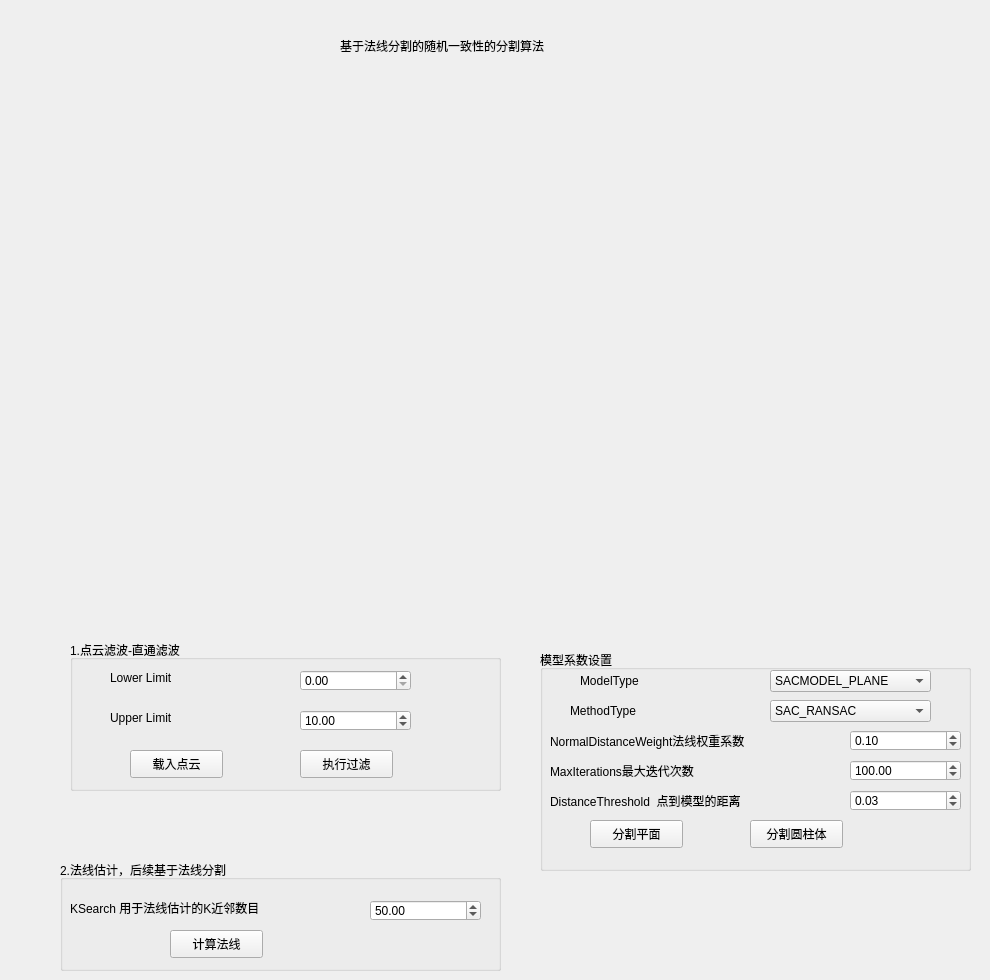
    <widget class="QWidget" name="tab_10">
     <attribute name="title">
      <string>基于法线</string>
     </attribute>
     <widget class="QGroupBox" name="groupBox_4">
      <property name="geometry">
       <rect>
        <x>540</x>
        <y>650</y>
        <width>431</width>
        <height>221</height>
       </rect>
      </property>
      <property name="title">
       <string>模型系数设置</string>
      </property>
      <widget class="QLabel" name="label_11">
       <property name="geometry">
        <rect>
         <x>10</x>
         <y>140</y>
         <width>291</width>
         <height>21</height>
        </rect>
       </property>
       <property name="text">
        <string>DistanceThreshold  点到模型的距离</string>
       </property>
      </widget>
      <widget class="QDoubleSpinBox" name="SNDTBox">
       <property name="geometry">
        <rect>
         <x>310</x>
         <y>140</y>
         <width>111</width>
         <height>21</height>
        </rect>
       </property>
       <property name="maximum">
        <double>999999.989999999990687</double>
       </property>
       <property name="singleStep">
        <double>0.010000000000000</double>
       </property>
       <property name="value">
        <double>0.030000000000000</double>
       </property>
      </widget>
      <widget class="QPushButton" name="SNCBUT">
       <property name="geometry">
        <rect>
         <x>210</x>
         <y>170</y>
         <width>93</width>
         <height>28</height>
        </rect>
       </property>
       <property name="text">
        <string>分割圆柱体</string>
       </property>
      </widget>
      <widget class="QDoubleSpinBox" name="SNMIBox">
       <property name="geometry">
        <rect>
         <x>310</x>
         <y>110</y>
         <width>111</width>
         <height>21</height>
        </rect>
       </property>
       <property name="maximum">
        <double>999999.989999999990687</double>
       </property>
       <property name="value">
        <double>100.000000000000000</double>
       </property>
      </widget>
      <widget class="QLabel" name="label_12">
       <property name="geometry">
        <rect>
         <x>10</x>
         <y>110</y>
         <width>281</width>
         <height>21</height>
        </rect>
       </property>
       <property name="text">
        <string>MaxIterations最大迭代次数</string>
       </property>
      </widget>
      <widget class="QComboBox" name="comboBox_3">
       <property name="geometry">
        <rect>
         <x>230</x>
         <y>20</y>
         <width>161</width>
         <height>22</height>
        </rect>
       </property>
       <item>
        <property name="text">
         <string>SACMODEL_PLANE</string>
        </property>
       </item>
       <item>
        <property name="text">
         <string>SACMODEL_NORMAL_PLANE</string>
        </property>
       </item>
       <item>
        <property name="text">
         <string>SACMODEL_CYLINDER</string>
        </property>
       </item>
      </widget>
      <widget class="QComboBox" name="comboBox_4">
       <property name="geometry">
        <rect>
         <x>230</x>
         <y>50</y>
         <width>161</width>
         <height>22</height>
        </rect>
       </property>
       <item>
        <property name="text">
         <string>SAC_RANSAC</string>
        </property>
       </item>
      </widget>
      <widget class="QLabel" name="label_5">
       <property name="geometry">
        <rect>
         <x>40</x>
         <y>20</y>
         <width>81</width>
         <height>21</height>
        </rect>
       </property>
       <property name="text">
        <string>ModelType</string>
       </property>
      </widget>
      <widget class="QLabel" name="label_6">
       <property name="geometry">
        <rect>
         <x>30</x>
         <y>50</y>
         <width>81</width>
         <height>21</height>
        </rect>
       </property>
       <property name="text">
        <string>MethodType</string>
       </property>
      </widget>
      <widget class="QLabel" name="label_13">
       <property name="geometry">
        <rect>
         <x>10</x>
         <y>80</y>
         <width>291</width>
         <height>21</height>
        </rect>
       </property>
       <property name="text">
        <string>NormalDistanceWeight法线权重系数</string>
       </property>
      </widget>
      <widget class="QDoubleSpinBox" name="SNNWBox">
       <property name="geometry">
        <rect>
         <x>310</x>
         <y>80</y>
         <width>111</width>
         <height>21</height>
        </rect>
       </property>
       <property name="maximum">
        <double>999999.989999999990687</double>
       </property>
       <property name="singleStep">
        <double>0.010000000000000</double>
       </property>
       <property name="value">
        <double>0.100000000000000</double>
       </property>
      </widget>
      <widget class="QPushButton" name="SNPBUT">
       <property name="geometry">
        <rect>
         <x>50</x>
         <y>170</y>
         <width>93</width>
         <height>28</height>
        </rect>
       </property>
       <property name="text">
        <string>分割平面</string>
       </property>
      </widget>
     </widget>
     <widget class="QVTKWidget" name="qvtkWidget_2" native="true">
      <property name="geometry">
       <rect>
        <x>60</x>
        <y>70</y>
        <width>921</width>
        <height>551</height>
       </rect>
      </property>
      <property name="autoFillBackground">
       <bool>true</bool>
      </property>
     </widget>
     <widget class="QGroupBox" name="groupBox">
      <property name="geometry">
       <rect>
        <x>70</x>
        <y>640</y>
        <width>431</width>
        <height>151</height>
       </rect>
      </property>
      <property name="title">
       <string>1.点云滤波-直通滤波</string>
      </property>
      <widget class="QPushButton" name="SNLoadBUT">
       <property name="geometry">
        <rect>
         <x>60</x>
         <y>110</y>
         <width>93</width>
         <height>28</height>
        </rect>
       </property>
       <property name="text">
        <string>载入点云</string>
       </property>
      </widget>
      <widget class="QPushButton" name="SNPTBUT">
       <property name="geometry">
        <rect>
         <x>230</x>
         <y>110</y>
         <width>93</width>
         <height>28</height>
        </rect>
       </property>
       <property name="text">
        <string>执行过滤</string>
       </property>
      </widget>
      <widget class="QDoubleSpinBox" name="ULBox">
       <property name="geometry">
        <rect>
         <x>230</x>
         <y>70</y>
         <width>111</width>
         <height>21</height>
        </rect>
       </property>
       <property name="maximum">
        <double>9999.989999999999782</double>
       </property>
       <property name="singleStep">
        <double>0.100000000000000</double>
       </property>
       <property name="value">
        <double>10.000000000000000</double>
       </property>
      </widget>
      <widget class="QDoubleSpinBox" name="LLBox">
       <property name="geometry">
        <rect>
         <x>230</x>
         <y>30</y>
         <width>111</width>
         <height>21</height>
        </rect>
       </property>
       <property name="maximum">
        <double>999999.989999999990687</double>
       </property>
       <property name="singleStep">
        <double>0.100000000000000</double>
       </property>
       <property name="value">
        <double>0.000000000000000</double>
       </property>
      </widget>
      <widget class="QLabel" name="label_20">
       <property name="geometry">
        <rect>
         <x>40</x>
         <y>70</y>
         <width>131</width>
         <height>16</height>
        </rect>
       </property>
       <property name="text">
        <string>Upper Limit</string>
       </property>
      </widget>
      <widget class="QLabel" name="label_21">
       <property name="geometry">
        <rect>
         <x>40</x>
         <y>30</y>
         <width>121</width>
         <height>16</height>
        </rect>
       </property>
       <property name="text">
        <string>Lower Limit</string>
       </property>
      </widget>
     </widget>
     <widget class="QLabel" name="label_4">
      <property name="geometry">
       <rect>
        <x>340</x>
        <y>30</y>
        <width>301</width>
        <height>31</height>
       </rect>
      </property>
      <property name="text">
       <string>基于法线分割的随机一致性的分割算法</string>
      </property>
     </widget>
     <widget class="QGroupBox" name="groupBox_3">
      <property name="geometry">
       <rect>
        <x>60</x>
        <y>860</y>
        <width>441</width>
        <height>111</height>
       </rect>
      </property>
      <property name="title">
       <string>2.法线估计，后续基于法线分割</string>
      </property>
      <widget class="QDoubleSpinBox" name="KSBox">
       <property name="geometry">
        <rect>
         <x>310</x>
         <y>40</y>
         <width>111</width>
         <height>21</height>
        </rect>
       </property>
       <property name="maximum">
        <double>999999.989999999990687</double>
       </property>
       <property name="singleStep">
        <double>1.000000000000000</double>
       </property>
       <property name="value">
        <double>50.000000000000000</double>
       </property>
      </widget>
      <widget class="QLabel" name="label_22">
       <property name="geometry">
        <rect>
         <x>10</x>
         <y>40</y>
         <width>291</width>
         <height>16</height>
        </rect>
       </property>
       <property name="text">
        <string>KSearch 用于法线估计的K近邻数目</string>
       </property>
      </widget>
      <widget class="QPushButton" name="SNNBUT">
       <property name="geometry">
        <rect>
         <x>110</x>
         <y>70</y>
         <width>93</width>
         <height>28</height>
        </rect>
       </property>
       <property name="text">
        <string>计算法线</string>
       </property>
      </widget>
     </widget>
    </widget>
